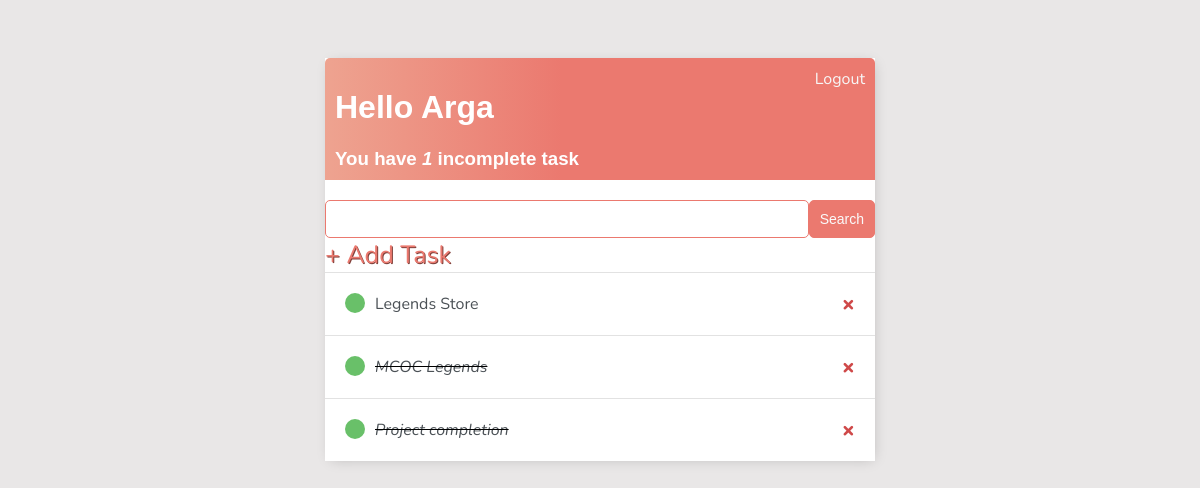
Page / (signed in) on the earlier database version.
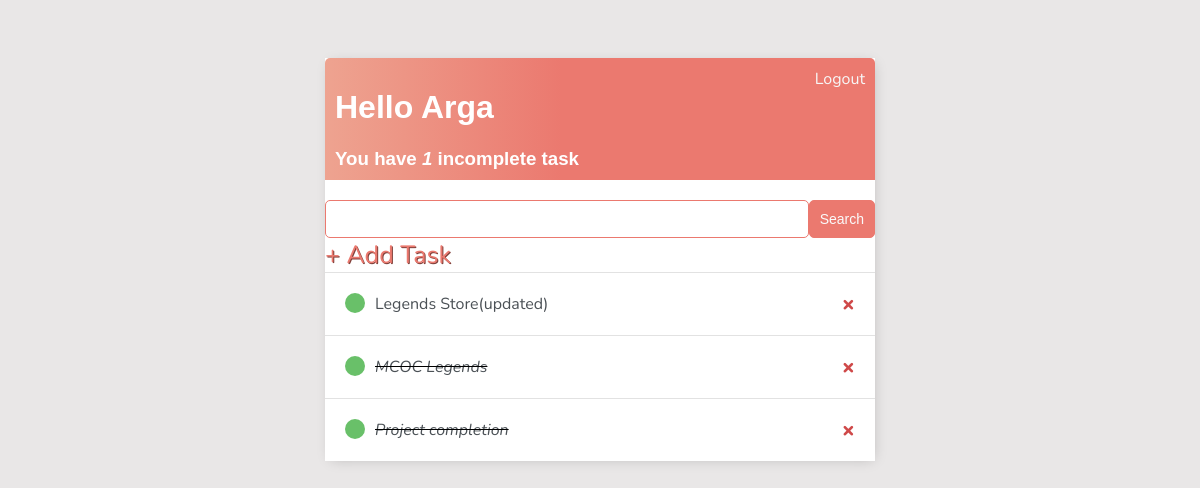
Same page on the later database version.
### base/models.py (models this page shows)
class Task(models.Model):
    user = models.ForeignKey(User, on_delete=models.CASCADE, null=True, blank=True)
    title = models.CharField(max_length=200)
    description = models.TextField(null=True, blank=True)
    complete = models.BooleanField(default=False)
    created = models.DateTimeField(auto_now_add=True)
    def __str__(self):
        return self.title
    class Meta:
        ordering = ['complete']

### base/views.py (the view)
# urls.py: path('', TaskList.as_view(), name='tasks'),
class TaskList(LoginRequiredMixin, ListView):
    model = Task
    context_object_name = 'tasks'
    def get_context_data(self, **kwargs):
        context = super().get_context_data(**kwargs)
        context['tasks'] = context['tasks'].filter(user=self.request.user)
        context['count'] = context['tasks'].filter(complete=False).count()
        search_input = self.request.GET.get('search-area') or ''
        if search_input:
            context['tasks'] = context['tasks'].filter(title__startswith=search_input)
        context['search_input'] = search_input
        return context

### base/templates/base/task_list.html
{% extends 'base/main.html'  %}
{% block content %}
<div class="header-bar">
  <div>
    <h1>Hello {{request.user|title}}</h1>
    <h3 style="margin: 0;">You have <i>{{count}}</i> incomplete task{{count|pluralize:"s"}}</h3>
  </div>
  {% if request.user.is_authenticated%}
    <a href="{% url 'logout' %}">Logout</a>
  {% else %}
    <a href="{% url 'login' %}">LogIn</a>
  {% endif %}
</div>
<div id="seach-add-wrapper">
  <form action="" method="GET" style="margin-top: 20px;display: flex;">
    <input type="text" name="search-area" value="{{search_input}}">
    <input class="button" type="submit" value="Search">
  </form>
  <a id ="add-link" href="{% url 'task-create' %}">&#x2b; Add Task</a>
</div>
<div class="task-items-wrapper">
  {% for task in tasks %}
      <div class="task-wrapper">
        {% if task.complete %}
          <div class="task-title">
            <div class="task-complete-icon">
            </div>
            <i><s><a href="{% url 'task-update' task.id %}">{{task}}</a></s></i>
          </div>
          <a class="delete-link" href="{% url 'task-delete' task.id %}">&#215;</a>
        {% else %}
        <div class="task-title">
          <div class="task-complete-icon">
          </div>
          <a href="{% url 'task-update' task.id %}">{{task}}</a>
        </div>
        <a class="delete-link" href="{% url 'task-delete' task.id %}">&#215;</a>
        {% endif %}
      </div>
  {% empty %}
    <h3>No items in list</h3>
  {% endfor %}
</div>
{% endblock content %}

### base/templates/base/main.html (shortened to what this page needs)
<!DOCTYPE html>
<html lang="en">
<head>
</head>
<body>
  <div class="container">
    {% block content %}
    {% endblock content %}
  </div>
</body>
</html>

### base/templates/base/main.html (style rules this page uses)
body { background-color: rgb(233, 231, 231); font-family: 'Nunito', sans-serif; padding-top: 50px; }
h1,h2,h3,h4,h5,h6 { font-family: 'Raleway', sans-serif; }
a,p { color: black; }
.container { max-width: 550px; margin: auto; background-color: #fff; -webkit-box-shadow: 2px 2px 13px -4px rgba(0,0,0,0.21); box-shadow: 2px 2px 13px -4px rgba(0, 0, 0, 0.21); }
.header-bar { display: flex; justify-content: space-between; color: #fff; padding: 10px; border-radius: 5px 5px 0 0; background: linear-gradient(90deg, #EEA390 0%, #EB796F 43%, #EB796F 100%); }
.header-bar a { color: rgb(247, 247, 247); text-decoration: none; }
.task-wrapper { display: flex; align-items: center; justify-content: space-between; padding: 20px; background-color: #fff; border-top: 1px solid rgb(226, 226, 226); }
.task-title { display: flex; }
.task-title a { text-decoration: none; color: #4b5156; margin-left: 10px; }
.task-complete-icon { height: 20px; width: 20px; background-color: rgb(105, 192, 105); border-radius: 50%; }
.delete-link { text-decoration: none; font-weight: 900; color: #cf4949; font-size: 22px; line-height: 0; }
#add-link { color: #EB796F; text-decoration: none; font-size: 25px; text-shadow: 1px 1px #81413b; }
input[type=text], input[type=password], textarea { border: 1px solid #EB796F; border-radius: 5px; padding: 10px; width: 90%; }
.button { border: 1px solid #EB796F; background-color: #EB796F; color: #FAFAFA; padding: 10px; font-size: 14px; border-radius: 5px; cursor: pointer; text-decoration: none; }

Differences in the rows shown:
changed Task: title "Legends Store" → "Legends Store(updated)"
